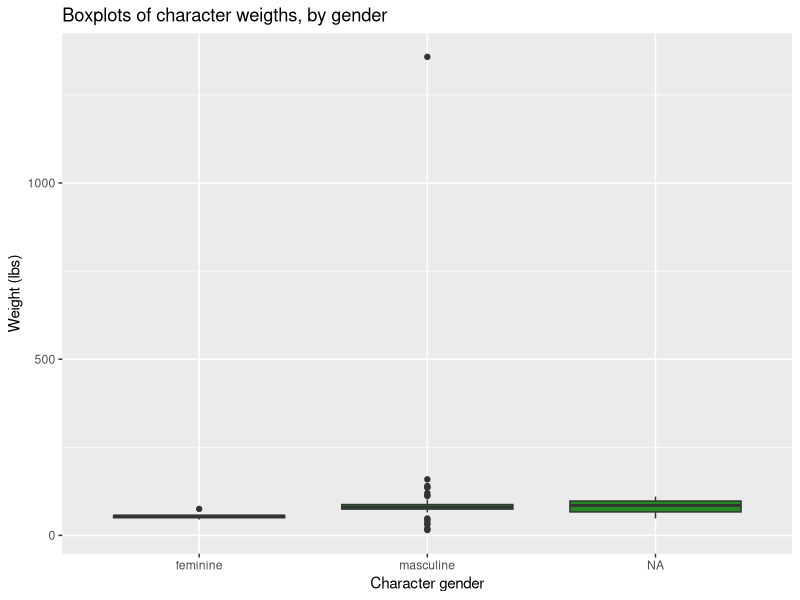

Write the R code that produced this figure. (Note: this script raises an error after producing the figure.)
## ---- chunk 1
knitr::opts_chunk$set(echo = FALSE)

library(tidyverse)
library(knitr)
## ---- chunk 2
kable(head(starwars[1:11]))
## ---- chunk 3
kable(starwars %>%
  filter(!is.na(gender)) %>%
  group_by(gender) %>%
  summarize(n = n(), mean = mean(height, na.rm = TRUE)))
## ---- chunk 4
starwars %>%
ggplot(aes(x = gender, y = mass)) +
  geom_boxplot(fill = 'forestgreen') +
  labs(x = "Character gender", y = "Weight (lbs)", title = "Boxplots of character weigths, by gender")
## ---- chunk 5
include_graphics('images/jabba.png')
